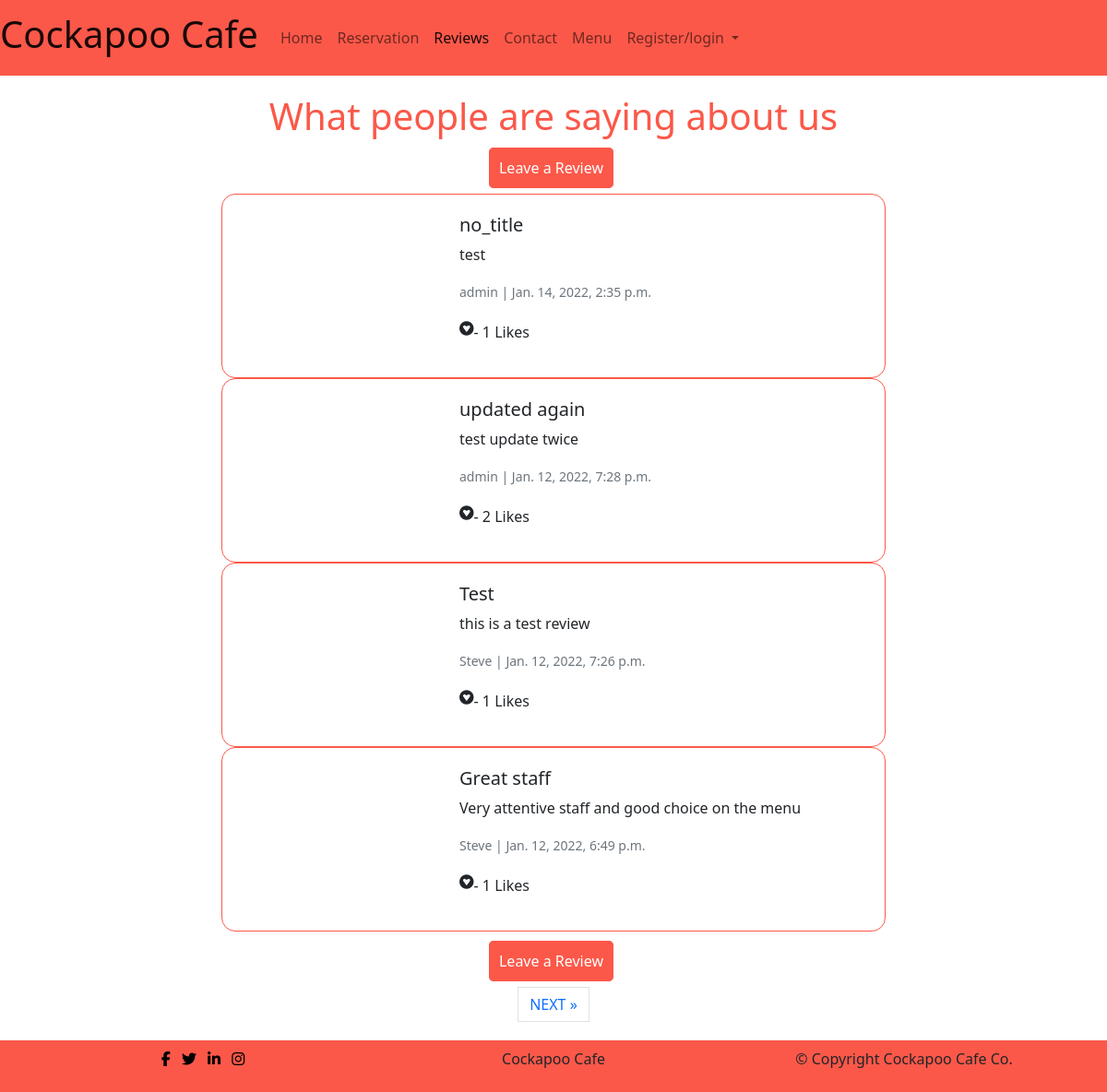
The page /review/ on the database as committed earlier.
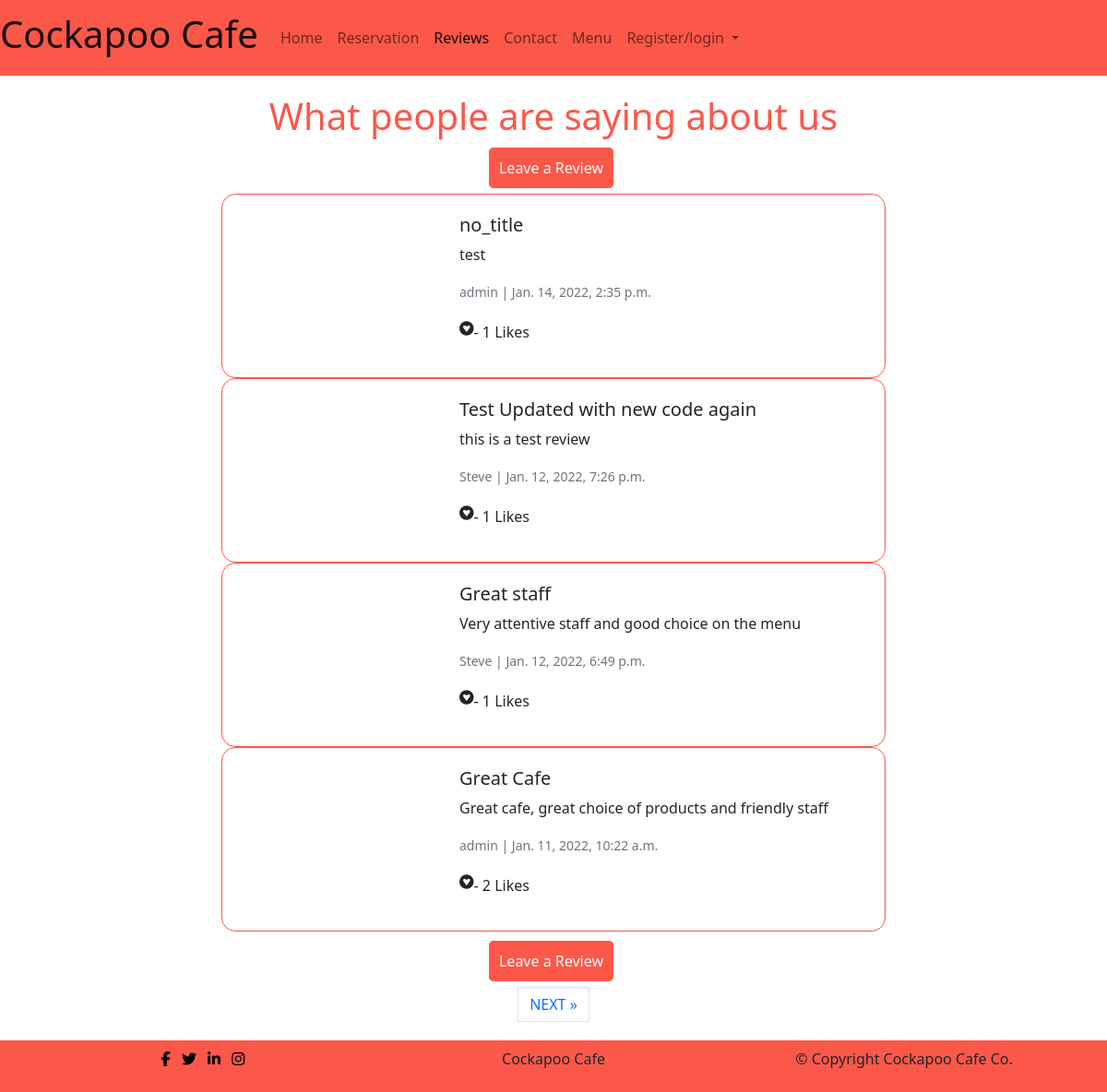
The same page on the database as committed later.
### review/models.py (models this page shows, shortened)
class Review(models.Model):
    author = models.ForeignKey(
        User, on_delete=models.CASCADE, related_name="User"
    )
    title = models.CharField(max_length=200, default='no_title', null=True,
                             blank=True)
    body = models.TextField()
    image = CloudinaryField('image', default='review_placeholder')
    created_on = models.DateTimeField(auto_now_add=True)
    updated_on = models.DateTimeField(auto_now=True)
    status = models.IntegerField(choices=STATUS, default=0)
    approved = models.BooleanField(default=False)
    likes = models.ManyToManyField(User, related_name='reviews', blank=True)
    class Meta:
        ordering = ["created_on"]
    def total_likes(self):
        return self.likes.count()

### review/views.py (the view, shortened to what this page needs)
# urls.py: path('', views.ReviewListView.as_view(), name="review"),
class ReviewListView(ListView):
    model = Review
    queryset = Review.objects.filter(status=1).order_by('-created_on')
    template_name = 'review/review.html'
    paginate_by = 4

### review/templates/review/review.html (shortened to what this page needs)
{% extends 'base.html' %}
{% load static%}
{% block content %}
  <h1 class="title">What people are saying about us</h1>
  {% if reviewed %}
    <div class="alert alert-success" role="alert">
        Your comment is awaiting approval
    </div>
  {% else %}
  {% if user.is_authenticated %}
    <p class="leave-review"><a class="menu-btn" href="{% url 'create_review' %}">Leave a Review</a></p>
  {% else %}
    <p class="leave-review"><a class="menu-btn" href="{% url 'account_signup' %}">Leave a Review</a></p>
  {% endif %}
  {% endif %}
{% for review in review_list %}
  <div class="card mb-0 col-8 review">
    <div class="row g-0">
      <div class="col-md-4">
      </div>
      <div class="col-md-8">
        <div class="card-body">
          <h5 class="card-title">{{ review.title }}</h5>
          <p class="card-text">{{ review.body }}</p>
          <p class="card-text"><small class="text-muted">{{ review.author }} | {{ review.created_on }}</small></p>
          <p class="inline-flex"><i class="fab fa-gratipay"> </i>- {{ review.total_likes }} Likes</p>
        </div>
      </div>
    </div>
  </div>
{% endfor %}
{% if user.is_authenticated %}
  <p class="leave-review"><a class="menu-btn" href="{% url 'create_review' %}">Leave a Review</a></p>
{% else %}
  <p class="leave-review"><a class="menu-btn" href="{% url 'account_signup' %}">Leave a Review</a></p>
{% endif %}
{% if is_paginated %}
    <nav aria-label="Page navigation">
        <ul class="pagination justify-content-center">
            {% if page_obj.has_next %}
            <li><a href="?page={{ page_obj.next_page_number }}" class="page-link"> NEXT &raquo;</a></li>
            {% endif %}
        </ul>
    </nav>
    {% endif %}
{% endblock %}

Rows that differ between the two databases and show on the page:
removed Review: title "updated again", body "test update twice", author "admin", created_on "Jan. 12, 2022, 7:28 p.m.", total_likes "2"
changed Review "this is a test review": title "Test" → "Test Updated with new code again"
now on this page (row unchanged): Review: title "Great Cafe", body "Great cafe, great choice of products and friendly staff", author "admin", created_on "Jan. 11, 2022, 10:22 a.m.", total_likes "2"
